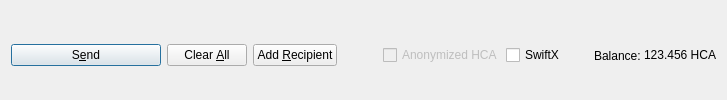
         <widget class="QFrame" name="frame_Send">
          <layout class="QHBoxLayout" name="horizontalLayout">
           <property name="bottomMargin">
            <number>0</number>
           </property>
           <item>
            <widget class="QPushButton" name="sendButton">
             <property name="minimumSize">
              <size>
               <width>150</width>
               <height>0</height>
              </size>
             </property>
             <property name="toolTip">
              <string>Confirm the send action</string>
             </property>
             <property name="text">
              <string>S&amp;end</string>
             </property>
             <property name="icon">
              <iconset resource="../hca.qrc">
               <normaloff>:/icons/send</normaloff>:/icons/send</iconset>
             </property>
             <property name="autoDefault">
              <bool>false</bool>
             </property>
             <property name="default">
              <bool>true</bool>
             </property>
            </widget>
           </item>
           <item>
            <widget class="QPushButton" name="clearButton">
             <property name="sizePolicy">
              <sizepolicy hsizetype="Minimum" vsizetype="Fixed">
               <horstretch>0</horstretch>
               <verstretch>0</verstretch>
              </sizepolicy>
             </property>
             <property name="toolTip">
              <string>Clear all fields of the form.</string>
             </property>
             <property name="text">
              <string>Clear &amp;All</string>
             </property>
             <property name="icon">
              <iconset resource="../hca.qrc">
               <normaloff>:/icons/remove</normaloff>:/icons/remove</iconset>
             </property>
             <property name="autoDefault">
              <bool>false</bool>
             </property>
            </widget>
           </item>
           <item>
            <widget class="QPushButton" name="addButton">
             <property name="toolTip">
              <string>Send to multiple recipients at once</string>
             </property>
             <property name="text">
              <string>Add &amp;Recipient</string>
             </property>
             <property name="icon">
              <iconset resource="../hca.qrc">
               <normaloff>:/icons/add</normaloff>:/icons/add</iconset>
             </property>
             <property name="autoDefault">
              <bool>false</bool>
             </property>
            </widget>
           </item>
           <item>
            <spacer name="horizontalSpacer">
             <property name="orientation">
              <enum>Qt::Horizontal</enum>
             </property>
             <property name="sizeHint" stdset="0">
              <size>
               <width>40</width>
               <height>20</height>
              </size>
             </property>
            </spacer>
           </item>
           <item>
            <layout class="QHBoxLayout" name="horizontalLayout_2">
             <property name="spacing">
              <number>3</number>
             </property>
             <item>
              <widget class="QCheckBox" name="checkzHCA">
               <property name="enabled">
                <bool>false</bool>
               </property>
               <property name="text">
                <string>Anonymized HCA</string>
               </property>
              </widget>
             </item>
             <item>
              <widget class="QCheckBox" name="checkSwiftTX">
               <property name="enabled">
                <bool>true</bool>
               </property>
               <property name="minimumSize">
                <size>
                 <width>85</width>
                 <height>0</height>
                </size>
               </property>
               <property name="text">
                <string>SwiftX</string>
               </property>
              </widget>
             </item>
             <item>
              <widget class="QLabel" name="label">
               <property name="text">
                <string>Balance:</string>
               </property>
              </widget>
             </item>
             <item>
              <widget class="QLabel" name="labelBalance">
               <property name="sizePolicy">
                <sizepolicy hsizetype="Preferred" vsizetype="Fixed">
                 <horstretch>0</horstretch>
                 <verstretch>0</verstretch>
                </sizepolicy>
               </property>
               <property name="cursor">
                <cursorShape>IBeamCursor</cursorShape>
               </property>
               <property name="text">
                <string notr="true">123.456 HCA</string>
               </property>
               <property name="textInteractionFlags">
                <set>Qt::LinksAccessibleByMouse|Qt::TextSelectableByKeyboard|Qt::TextSelectableByMouse</set>
               </property>
              </widget>
             </item>
            </layout>
           </item>
          </layout>
         </widget>
